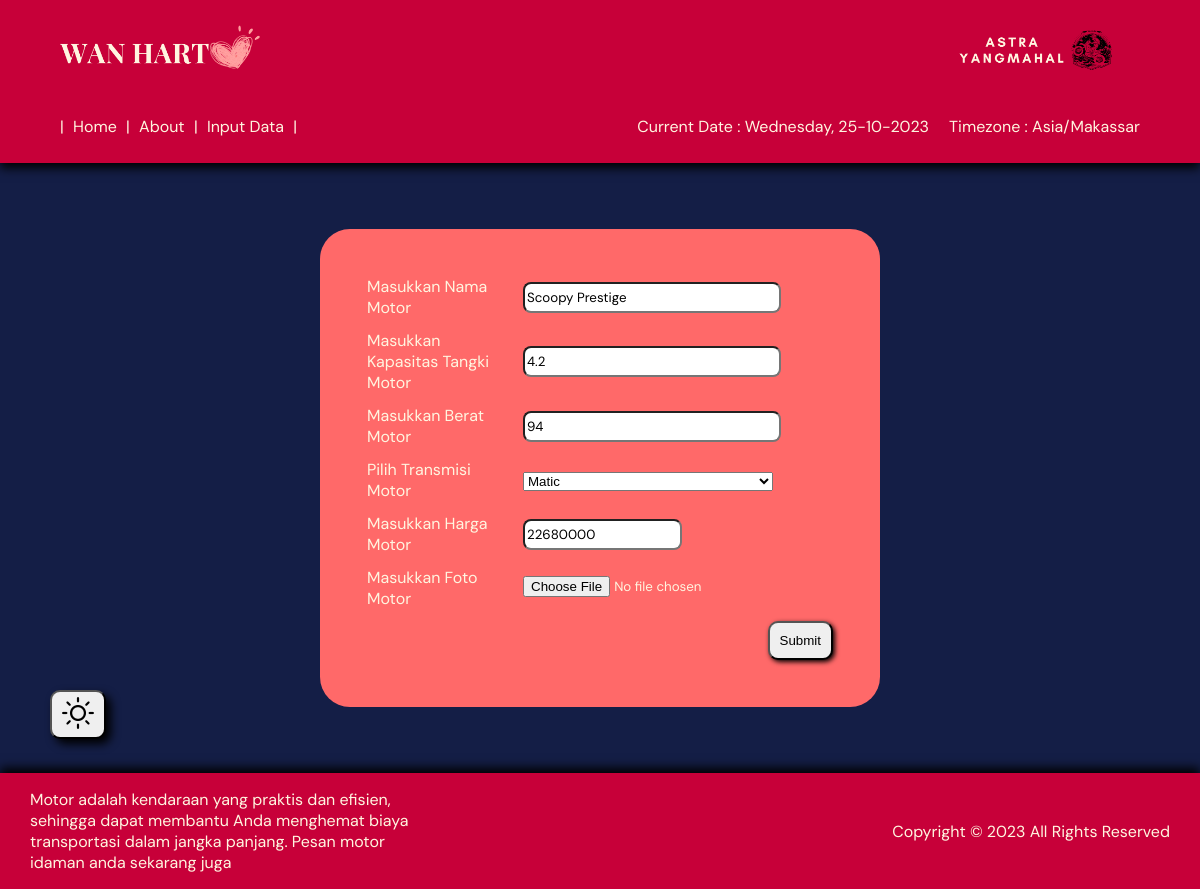
Page /ubah.php?id=3 on the committed database.
### tables this page shows
CREATE TABLE `motor` (
  `id_motor` int(11) NOT NULL,
  `nama_motor` varchar(50) NOT NULL,
  `tangki` float NOT NULL,
  `berat` int(11) NOT NULL,
  `id_transmisi` int(11) NOT NULL,
  `harga` int(11) NOT NULL,
  `gambar` varchar(50) NOT NULL
);

CREATE TABLE `transmisi` (
  `id_transmisi` int(11) NOT NULL,
  `nama_transmisi` varchar(50) NOT NULL
);

### ubah.php (the view, shortened to what this page needs)
<?php
$id = $_GET["id"];
require "inc/koneksi.php";
$query = "SELECT * FROM transmisi";
$result = mysqli_query($conn, $query);
while ($row = mysqli_fetch_assoc($result)) {
    $transmissions[] = $row;
}
$stmt = "SELECT * FROM motor WHERE id_motor = $id";
$hasil = mysqli_query($conn, $stmt);
$bike = mysqli_fetch_assoc($hasil);
?>
<!DOCTYPE html>
<html lang="en">
<head>
    <link rel="stylesheet" href="style/style-input.css">
</head>
<body>
    <?php include "inc/navbar.php" ?>
    <div class="container">
        <table>
            <form action="" method="post" enctype="multipart/form-data">
                <tr>
                    <td>
                        <label for="nama">Masukkan Nama Motor</label>
                    </td>
                    <td colspan="2">
                        <input class="ketik" value="<?= $bike["nama_motor"] ?>" type="text" name="nama" id="nama" autofocus required>
                    </td>
                </tr>
                <tr>
                    <td>
                        <label for="bensin">Masukkan Kapasitas Tangki Motor</label>
                    </td>
                    <td colspan="2">
                        <input class="ketik" type="text" value="<?= $bike["tangki"] ?>" onkeypress="return event.charCode >= 48 && event.charCode <= 57 || event.charCode == 46" name="bensin" id="bensin" required>
                    </td>
                </tr>
                <tr>
                    <td>
                        <label for="berat">Masukkan Berat Motor</label>
                    </td>
                    <td colspan="2">
                        <input class="ketik" type="number" value="<?= $bike["berat"] ?>" name="berat" id="berat" required>
                    </td>
                </tr>
                <tr>
                    <td>
                        <label for="transmisi">Pilih Transmisi Motor</label>
                    </td>
                    <td colspan="2">
                        <select name="transmisi" id="transmisi">
                            <?php foreach ($transmissions as $transmisi) : ?>
                                <option value="<?= $transmisi["id_transmisi"] ?>" <?php if ($transmisi["id_transmisi"] == $bike["id_transmisi"]) : ?> selected <?php endif ?>><?= $transmisi["nama_transmisi"] ?></option>
                            <?php endforeach ?>
                        </select>
                    </td>
                </tr>
                <tr>
                    <td><label for="harga">Masukkan Harga Motor</label></td>
                    <td><input type="number" value="<?= $bike["harga"] ?>" name="harga" id="harga"></td>
                </tr>
                <tr>
                    <td><label for="gambar">Masukkan Foto Motor</label></td>
                    <td><input type="file" name="gambar" id="gambar" accept="image/*"></td>
                </tr>
                <tr>
                    <td class="akhir" align="right" colspan="4">
                        <div class="for-btn">
                            <button type="submit" name="submit">Submit</button>
                        </div>
                    </td>
                </tr>
            </form>
        </table>
    </div>
    <?php include "inc/toggleButton.php" ?>
    <?php include "inc/footer.php" ?>
</body>
</html>

### style/style-input.css (style rules this page uses)
html { width: 100%; }
:root { --color-bg-main: #141e46; --color-txt: #fff5e0; --color-bg-head-foot: #c70039; --color-bg-label: #213555; --highlight-txt: #27005d; }
body { font-family: "DM Sans"; margin: 0; background-color: var(--color-bg-main); color: var(--color-txt); display: flex; flex-direction: column; align-items: center; }
.container { border-radius: 30px; margin: 66px; padding: 40px; background-color: #ff6969; width: 40%; display: flex; justify-content: center; }
.ketik { width: 250px; }
select { width: 250px; }
td input[type="text"], td input[type="number"] { font-family: "DM Sans"; border-radius: 8px; height: 25px; }
td input[type="file"] { font-family: "DM Sans"; height: 25px; }
td button { border-radius: 10px; padding: 10px; box-shadow: 2px 2px 5px black; }
td { padding: 5px; }

### rows in the picture
motor: nama "Scoopy Prestige", bensin "4.2", berat "94", transmisi "Matic", harga "22680000"

### other values in the picture
date_default_timezone_get() "Asia/Makassar"
